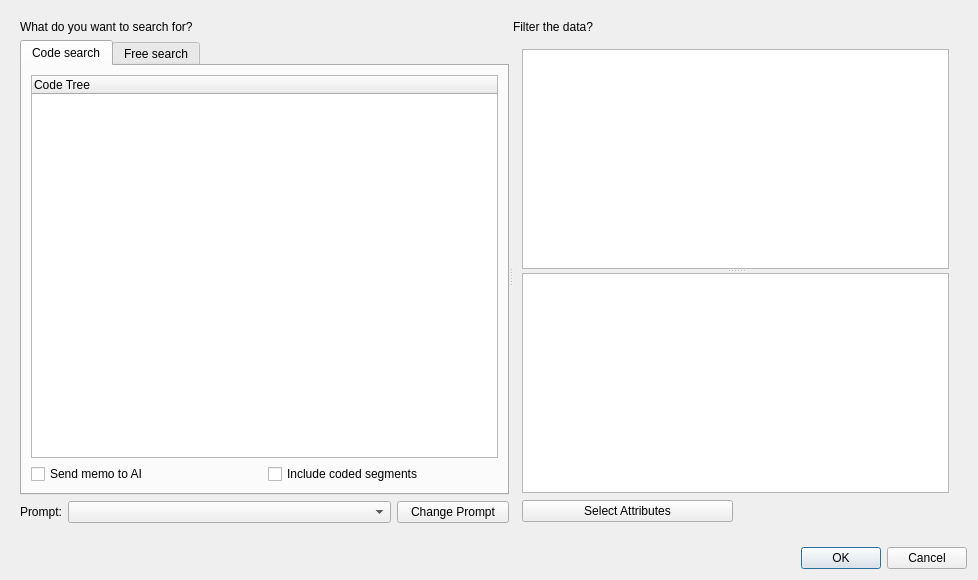
<?xml version="1.0" encoding="UTF-8"?>
<ui version="4.0">
 <class>Dialog_AiSearch</class>
 <widget class="QDialog" name="Dialog_AiSearch">
  <property name="windowModality">
   <enum>Qt::NonModal</enum>
  </property>
  <property name="geometry">
   <rect>
    <x>0</x>
    <y>0</y>
    <width>978</width>
    <height>580</height>
   </rect>
  </property>
  <property name="windowTitle">
   <string>AI search</string>
  </property>
  <layout class="QGridLayout" name="gridLayout_2">
   <item row="1" column="0">
    <widget class="QDialogButtonBox" name="buttonBox">
     <property name="standardButtons">
      <set>QDialogButtonBox::Cancel|QDialogButtonBox::Ok</set>
     </property>
    </widget>
   </item>
   <item row="0" column="0">
    <widget class="QGroupBox" name="groupBox_2">
     <property name="styleSheet">
      <string notr="true">QGroupBox {border: none}</string>
     </property>
     <property name="title">
      <string/>
     </property>
     <property name="flat">
      <bool>false</bool>
     </property>
     <layout class="QHBoxLayout" name="horizontalLayout_4">
      <item>
       <widget class="QSplitter" name="splitter_code_tree">
        <property name="orientation">
         <enum>Qt::Horizontal</enum>
        </property>
        <property name="opaqueResize">
         <bool>true</bool>
        </property>
        <property name="childrenCollapsible">
         <bool>false</bool>
        </property>
        <widget class="QWidget" name="widget_what" native="true">
         <property name="sizePolicy">
          <sizepolicy hsizetype="Preferred" vsizetype="Preferred">
           <horstretch>0</horstretch>
           <verstretch>0</verstretch>
          </sizepolicy>
         </property>
         <layout class="QVBoxLayout" name="verticalLayout">
          <property name="leftMargin">
           <number>0</number>
          </property>
          <property name="topMargin">
           <number>0</number>
          </property>
          <property name="rightMargin">
           <number>0</number>
          </property>
          <property name="bottomMargin">
           <number>9</number>
          </property>
          <item>
           <widget class="QLabel" name="label_what">
            <property name="text">
             <string>What do you want to search for?</string>
            </property>
           </widget>
          </item>
          <item>
           <widget class="QTabWidget" name="tabWidget">
            <property name="currentIndex">
             <number>0</number>
            </property>
            <widget class="QWidget" name="tab_code_search">
             <attribute name="title">
              <string>Code search</string>
             </attribute>
             <layout class="QVBoxLayout" name="verticalLayout_2">
              <item>
               <widget class="QTreeWidget" name="treeWidget">
                <property name="toolTip">
                 <string>Select the code for which you want to find more data</string>
                </property>
                <column>
                 <property name="text">
                  <string notr="true">Code Tree</string>
                 </property>
                </column>
               </widget>
              </item>
              <item>
               <widget class="QWidget" name="widget_3" native="true">
                <layout class="QHBoxLayout" name="horizontalLayout_3">
                 <property name="spacing">
                  <number>6</number>
                 </property>
                 <property name="leftMargin">
                  <number>0</number>
                 </property>
                 <property name="topMargin">
                  <number>0</number>
                 </property>
                 <property name="rightMargin">
                  <number>0</number>
                 </property>
                 <property name="bottomMargin">
                  <number>0</number>
                 </property>
                 <item>
                  <widget class="QCheckBox" name="checkBox_send_memos">
                   <property name="statusTip">
                    <string>Send not only the name but also the memo associated with a code to the AI?</string>
                   </property>
                   <property name="text">
                    <string>Send memo to AI</string>
                   </property>
                   <property name="checked">
                    <bool>false</bool>
                   </property>
                  </widget>
                 </item>
                 <item>
                  <widget class="QCheckBox" name="checkBox_coded_segments">
                   <property name="toolTip">
                    <string>If deselected (default), the AI searches for new material only. Segments already coded with this code are excluded from the results.</string>
                   </property>
                   <property name="text">
                    <string>Include coded segments</string>
                   </property>
                  </widget>
                 </item>
                </layout>
               </widget>
              </item>
             </layout>
            </widget>
            <widget class="QWidget" name="tab_free_search">
             <attribute name="title">
              <string>Free search</string>
             </attribute>
             <layout class="QVBoxLayout" name="verticalLayout_3">
              <item>
               <widget class="QLabel" name="label">
                <property name="text">
                 <string>Topic or phenomenon to search for:</string>
                </property>
               </widget>
              </item>
              <item>
               <widget class="QLineEdit" name="lineEdit_free_topic">
                <property name="toolTip">
                 <string>Enter a good descriptive name for what you are looking for.</string>
                </property>
               </widget>
              </item>
              <item>
               <widget class="QLabel" name="label_2">
                <property name="text">
                 <string>Description:</string>
                </property>
               </widget>
              </item>
              <item>
               <widget class="QTextEdit" name="textEdit_free_description">
                <property name="toolTip">
                 <string>Give a short description so that the AI can better understand what you are looking for</string>
                </property>
               </widget>
              </item>
             </layout>
            </widget>
           </widget>
          </item>
          <item>
           <widget class="QWidget" name="widget_2" native="true">
            <layout class="QHBoxLayout" name="horizontalLayout_2">
             <property name="leftMargin">
              <number>0</number>
             </property>
             <property name="topMargin">
              <number>0</number>
             </property>
             <property name="rightMargin">
              <number>0</number>
             </property>
             <property name="bottomMargin">
              <number>0</number>
             </property>
             <item>
              <widget class="QLabel" name="label_5">
               <property name="sizePolicy">
                <sizepolicy hsizetype="Minimum" vsizetype="Preferred">
                 <horstretch>0</horstretch>
                 <verstretch>0</verstretch>
                </sizepolicy>
               </property>
               <property name="text">
                <string>Prompt:</string>
               </property>
              </widget>
             </item>
             <item>
              <widget class="QComboBox" name="comboBox_prompts">
               <property name="sizePolicy">
                <sizepolicy hsizetype="Expanding" vsizetype="Fixed">
                 <horstretch>0</horstretch>
                 <verstretch>0</verstretch>
                </sizepolicy>
               </property>
              </widget>
             </item>
             <item>
              <widget class="QPushButton" name="pushButton_change_prompt">
               <property name="sizePolicy">
                <sizepolicy hsizetype="Preferred" vsizetype="Fixed">
                 <horstretch>0</horstretch>
                 <verstretch>0</verstretch>
                </sizepolicy>
               </property>
               <property name="text">
                <string>   Change Prompt   </string>
               </property>
              </widget>
             </item>
            </layout>
           </widget>
          </item>
         </layout>
        </widget>
        <widget class="QWidget" name="widget_where" native="true">
         <property name="sizePolicy">
          <sizepolicy hsizetype="Preferred" vsizetype="Preferred">
           <horstretch>0</horstretch>
           <verstretch>0</verstretch>
          </sizepolicy>
         </property>
         <layout class="QVBoxLayout" name="verticalLayout_4">
          <property name="leftMargin">
           <number>0</number>
          </property>
          <property name="topMargin">
           <number>0</number>
          </property>
          <property name="rightMargin">
           <number>0</number>
          </property>
          <property name="bottomMargin">
           <number>0</number>
          </property>
          <item>
           <widget class="QLabel" name="label_4">
            <property name="text">
             <string>Filter the data?</string>
            </property>
           </widget>
          </item>
          <item>
           <widget class="QWidget" name="widget_case_files" native="true">
            <property name="sizePolicy">
             <sizepolicy hsizetype="Preferred" vsizetype="Expanding">
              <horstretch>0</horstretch>
              <verstretch>0</verstretch>
             </sizepolicy>
            </property>
            <layout class="QVBoxLayout" name="verticalLayout_5">
             <item>
              <widget class="QSplitter" name="splitter_case_files">
               <property name="orientation">
                <enum>Qt::Vertical</enum>
               </property>
               <property name="childrenCollapsible">
                <bool>false</bool>
               </property>
               <widget class="QListWidget" name="listWidget_files"/>
               <widget class="QListWidget" name="listWidget_cases"/>
              </widget>
             </item>
             <item>
              <widget class="QWidget" name="widget_attributes" native="true">
               <property name="sizePolicy">
                <sizepolicy hsizetype="Preferred" vsizetype="Minimum">
                 <horstretch>0</horstretch>
                 <verstretch>0</verstretch>
                </sizepolicy>
               </property>
               <property name="minimumSize">
                <size>
                 <width>0</width>
                 <height>24</height>
                </size>
               </property>
               <layout class="QHBoxLayout" name="horizontalLayout">
                <property name="leftMargin">
                 <number>0</number>
                </property>
                <property name="topMargin">
                 <number>0</number>
                </property>
                <property name="rightMargin">
                 <number>0</number>
                </property>
                <property name="bottomMargin">
                 <number>0</number>
                </property>
                <item>
                 <widget class="QPushButton" name="pushButton_attributeselect">
                  <property name="toolTip">
                   <string>Filter with the help of attributes</string>
                  </property>
                  <property name="text">
                   <string>Select Attributes</string>
                  </property>
                 </widget>
                </item>
                <item>
                 <widget class="QLabel" name="label_attributes">
                  <property name="maximumSize">
                   <size>
                    <width>400</width>
                    <height>24</height>
                   </size>
                  </property>
                  <property name="text">
                   <string/>
                  </property>
                 </widget>
                </item>
               </layout>
              </widget>
             </item>
            </layout>
           </widget>
          </item>
         </layout>
        </widget>
       </widget>
      </item>
     </layout>
    </widget>
   </item>
  </layout>
 </widget>
 <resources/>
 <connections/>
</ui>
